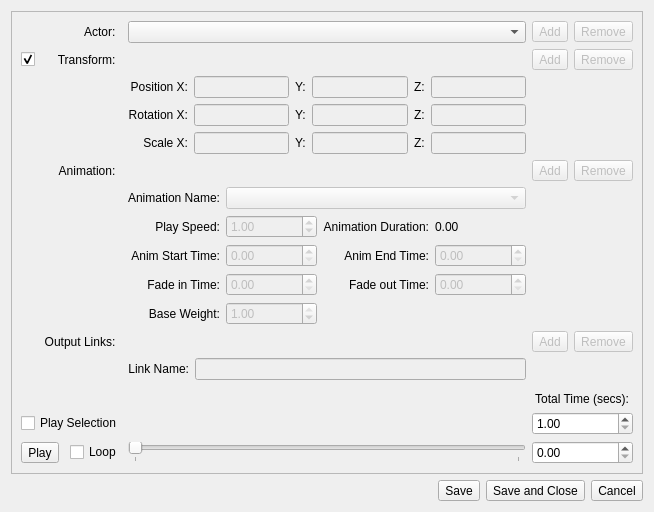
<?xml version="1.0" encoding="UTF-8"?>
<ui version="4.0">
 <class>CinematicEditor</class>
 <widget class="QWidget" name="CinematicEditor">
  <property name="enabled">
   <bool>true</bool>
  </property>
  <property name="geometry">
   <rect>
    <x>0</x>
    <y>0</y>
    <width>654</width>
    <height>490</height>
   </rect>
  </property>
  <property name="mouseTracking">
   <bool>false</bool>
  </property>
  <property name="windowTitle">
   <string>Cinematic Editor</string>
  </property>
  <layout class="QGridLayout" name="gridLayout_2">
   <item row="0" column="0">
    <layout class="QHBoxLayout" name="horizontalLayout">
     <property name="topMargin">
      <number>0</number>
     </property>
     <item>
      <widget class="QFrame" name="mEventFrame">
       <property name="frameShape">
        <enum>QFrame::StyledPanel</enum>
       </property>
       <property name="frameShadow">
        <enum>QFrame::Raised</enum>
       </property>
       <layout class="QGridLayout" name="gridLayout">
        <item row="10" column="4">
         <widget class="EventTrackWidget" name="mSelectionTrack" native="true">
          <property name="minimumSize">
           <size>
            <width>0</width>
            <height>20</height>
           </size>
          </property>
         </widget>
        </item>
        <item row="4" column="4">
         <widget class="EventTrackWidget" name="mAnimationTrack" native="true">
          <property name="enabled">
           <bool>false</bool>
          </property>
          <property name="minimumSize">
           <size>
            <width>0</width>
            <height>20</height>
           </size>
          </property>
         </widget>
        </item>
        <item row="11" column="2">
         <widget class="QCheckBox" name="mLoopFlag">
          <property name="text">
           <string>Loop</string>
          </property>
         </widget>
        </item>
        <item row="10" column="0" colspan="3">
         <widget class="QCheckBox" name="mPlaySelectionFlag">
          <property name="text">
           <string>Play Selection</string>
          </property>
          <property name="autoRepeat">
           <bool>false</bool>
          </property>
          <property name="tristate">
           <bool>false</bool>
          </property>
         </widget>
        </item>
        <item row="4" column="0" colspan="3">
         <widget class="QLabel" name="label_2">
          <property name="text">
           <string>Animation:  </string>
          </property>
          <property name="alignment">
           <set>Qt::AlignRight|Qt::AlignTrailing|Qt::AlignVCenter</set>
          </property>
         </widget>
        </item>
        <item row="11" column="4">
         <widget class="QSlider" name="mTimeSlider">
          <property name="minimumSize">
           <size>
            <width>0</width>
            <height>20</height>
           </size>
          </property>
          <property name="maximum">
           <number>1000</number>
          </property>
          <property name="singleStep">
           <number>1000</number>
          </property>
          <property name="pageStep">
           <number>10000</number>
          </property>
          <property name="orientation">
           <enum>Qt::Horizontal</enum>
          </property>
          <property name="invertedAppearance">
           <bool>false</bool>
          </property>
          <property name="tickPosition">
           <enum>QSlider::TicksBelow</enum>
          </property>
          <property name="tickInterval">
           <number>1000</number>
          </property>
         </widget>
        </item>
        <item row="1" column="4">
         <widget class="EventTrackWidget" name="mTransformTrack" native="true">
          <property name="enabled">
           <bool>false</bool>
          </property>
          <property name="minimumSize">
           <size>
            <width>0</width>
            <height>20</height>
           </size>
          </property>
         </widget>
        </item>
        <item row="1" column="1" colspan="2">
         <widget class="QLabel" name="label_4">
          <property name="sizePolicy">
           <sizepolicy hsizetype="Preferred" vsizetype="Preferred">
            <horstretch>0</horstretch>
            <verstretch>0</verstretch>
           </sizepolicy>
          </property>
          <property name="minimumSize">
           <size>
            <width>0</width>
            <height>0</height>
           </size>
          </property>
          <property name="text">
           <string>Transform:  </string>
          </property>
          <property name="alignment">
           <set>Qt::AlignRight|Qt::AlignTrailing|Qt::AlignVCenter</set>
          </property>
         </widget>
        </item>
        <item row="1" column="6">
         <widget class="QToolButton" name="mAddTransformButton">
          <property name="enabled">
           <bool>false</bool>
          </property>
          <property name="text">
           <string>Add</string>
          </property>
         </widget>
        </item>
        <item row="1" column="7">
         <widget class="QToolButton" name="mRemoveTransformButton">
          <property name="enabled">
           <bool>false</bool>
          </property>
          <property name="text">
           <string>Remove</string>
          </property>
         </widget>
        </item>
        <item row="0" column="4">
         <widget class="QComboBox" name="mActorCombo">
          <property name="sizePolicy">
           <sizepolicy hsizetype="Expanding" vsizetype="Fixed">
            <horstretch>0</horstretch>
            <verstretch>0</verstretch>
           </sizepolicy>
          </property>
          <property name="minimumSize">
           <size>
            <width>0</width>
            <height>0</height>
           </size>
          </property>
         </widget>
        </item>
        <item row="0" column="0" colspan="3">
         <widget class="QLabel" name="label_3">
          <property name="text">
           <string>  Actor:  </string>
          </property>
          <property name="alignment">
           <set>Qt::AlignRight|Qt::AlignTrailing|Qt::AlignVCenter</set>
          </property>
         </widget>
        </item>
        <item row="0" column="6">
         <widget class="QToolButton" name="mAddActorButton">
          <property name="enabled">
           <bool>false</bool>
          </property>
          <property name="text">
           <string>Add</string>
          </property>
         </widget>
        </item>
        <item row="0" column="7">
         <widget class="QToolButton" name="mRemoveActorButton">
          <property name="enabled">
           <bool>false</bool>
          </property>
          <property name="text">
           <string>Remove</string>
          </property>
         </widget>
        </item>
        <item row="8" column="4">
         <spacer name="verticalSpacer">
          <property name="orientation">
           <enum>Qt::Vertical</enum>
          </property>
          <property name="sizeHint" stdset="0">
           <size>
            <width>20</width>
            <height>40</height>
           </size>
          </property>
         </spacer>
        </item>
        <item row="9" column="6" colspan="2">
         <widget class="QLabel" name="label">
          <property name="sizePolicy">
           <sizepolicy hsizetype="Preferred" vsizetype="Fixed">
            <horstretch>0</horstretch>
            <verstretch>0</verstretch>
           </sizepolicy>
          </property>
          <property name="minimumSize">
           <size>
            <width>0</width>
            <height>20</height>
           </size>
          </property>
          <property name="acceptDrops">
           <bool>false</bool>
          </property>
          <property name="text">
           <string> Total Time (secs):</string>
          </property>
          <property name="alignment">
           <set>Qt::AlignBottom|Qt::AlignLeading|Qt::AlignLeft</set>
          </property>
         </widget>
        </item>
        <item row="4" column="6">
         <widget class="QToolButton" name="mAddAnimationButton">
          <property name="enabled">
           <bool>false</bool>
          </property>
          <property name="text">
           <string>Add</string>
          </property>
         </widget>
        </item>
        <item row="4" column="7">
         <widget class="QToolButton" name="mRemoveAnimationButton">
          <property name="enabled">
           <bool>false</bool>
          </property>
          <property name="text">
           <string>Remove</string>
          </property>
         </widget>
        </item>
        <item row="3" column="4">
         <layout class="QGridLayout" name="mTransformFrame">
          <property name="bottomMargin">
           <number>0</number>
          </property>
          <item row="0" column="0">
           <widget class="QLabel" name="label_5">
            <property name="minimumSize">
             <size>
              <width>0</width>
              <height>0</height>
             </size>
            </property>
            <property name="text">
             <string>Position X:</string>
            </property>
            <property name="alignment">
             <set>Qt::AlignRight|Qt::AlignTrailing|Qt::AlignVCenter</set>
            </property>
           </widget>
          </item>
          <item row="0" column="2">
           <widget class="QLabel" name="label_6">
            <property name="text">
             <string>Y:</string>
            </property>
           </widget>
          </item>
          <item row="0" column="4">
           <widget class="QLabel" name="label_7">
            <property name="text">
             <string>Z:</string>
            </property>
           </widget>
          </item>
          <item row="0" column="1">
           <widget class="QLineEdit" name="mPosXEdit">
            <property name="enabled">
             <bool>false</bool>
            </property>
            <property name="inputMethodHints">
             <set>Qt::ImhPreferNumbers</set>
            </property>
           </widget>
          </item>
          <item row="0" column="3">
           <widget class="QLineEdit" name="mPosYEdit">
            <property name="enabled">
             <bool>false</bool>
            </property>
            <property name="inputMethodHints">
             <set>Qt::ImhPreferNumbers</set>
            </property>
           </widget>
          </item>
          <item row="0" column="5">
           <widget class="QLineEdit" name="mPosZEdit">
            <property name="enabled">
             <bool>false</bool>
            </property>
            <property name="inputMethodHints">
             <set>Qt::ImhPreferNumbers</set>
            </property>
           </widget>
          </item>
          <item row="1" column="0">
           <widget class="QLabel" name="label_8">
            <property name="minimumSize">
             <size>
              <width>0</width>
              <height>0</height>
             </size>
            </property>
            <property name="text">
             <string>Rotation X:</string>
            </property>
            <property name="alignment">
             <set>Qt::AlignRight|Qt::AlignTrailing|Qt::AlignVCenter</set>
            </property>
           </widget>
          </item>
          <item row="1" column="2">
           <widget class="QLabel" name="label_9">
            <property name="text">
             <string>Y:</string>
            </property>
           </widget>
          </item>
          <item row="1" column="4">
           <widget class="QLabel" name="label_10">
            <property name="text">
             <string>Z:</string>
            </property>
           </widget>
          </item>
          <item row="1" column="1">
           <widget class="QLineEdit" name="mRotYEdit">
            <property name="enabled">
             <bool>false</bool>
            </property>
            <property name="inputMethodHints">
             <set>Qt::ImhPreferNumbers</set>
            </property>
           </widget>
          </item>
          <item row="1" column="3">
           <widget class="QLineEdit" name="mRotZEdit">
            <property name="enabled">
             <bool>false</bool>
            </property>
            <property name="inputMethodHints">
             <set>Qt::ImhPreferNumbers</set>
            </property>
           </widget>
          </item>
          <item row="1" column="5">
           <widget class="QLineEdit" name="mRotXEdit">
            <property name="enabled">
             <bool>false</bool>
            </property>
            <property name="inputMethodHints">
             <set>Qt::ImhPreferNumbers</set>
            </property>
           </widget>
          </item>
          <item row="2" column="0">
           <widget class="QLabel" name="label_11">
            <property name="text">
             <string>Scale X:</string>
            </property>
            <property name="alignment">
             <set>Qt::AlignRight|Qt::AlignTrailing|Qt::AlignVCenter</set>
            </property>
           </widget>
          </item>
          <item row="2" column="2">
           <widget class="QLabel" name="label_12">
            <property name="text">
             <string>Y:</string>
            </property>
           </widget>
          </item>
          <item row="2" column="4">
           <widget class="QLabel" name="label_13">
            <property name="text">
             <string>Z:</string>
            </property>
           </widget>
          </item>
          <item row="2" column="1">
           <widget class="QLineEdit" name="mScaleXEdit">
            <property name="enabled">
             <bool>false</bool>
            </property>
            <property name="inputMethodHints">
             <set>Qt::ImhPreferNumbers</set>
            </property>
           </widget>
          </item>
          <item row="2" column="3">
           <widget class="QLineEdit" name="mScaleYEdit">
            <property name="enabled">
             <bool>false</bool>
            </property>
            <property name="inputMethodHints">
             <set>Qt::ImhPreferNumbers</set>
            </property>
           </widget>
          </item>
          <item row="2" column="5">
           <widget class="QLineEdit" name="mScaleZEdit">
            <property name="enabled">
             <bool>false</bool>
            </property>
            <property name="inputMethodHints">
             <set>Qt::ImhPreferNumbers</set>
            </property>
           </widget>
          </item>
         </layout>
        </item>
        <item row="6" column="0" colspan="3">
         <widget class="QLabel" name="label_14">
          <property name="text">
           <string>Output Links:  </string>
          </property>
          <property name="alignment">
           <set>Qt::AlignRight|Qt::AlignTrailing|Qt::AlignVCenter</set>
          </property>
         </widget>
        </item>
        <item row="6" column="4">
         <widget class="EventTrackWidget" name="mOutputTrack" native="true">
          <property name="enabled">
           <bool>true</bool>
          </property>
          <property name="minimumSize">
           <size>
            <width>0</width>
            <height>20</height>
           </size>
          </property>
         </widget>
        </item>
        <item row="6" column="6">
         <widget class="QToolButton" name="mAddOutputButton">
          <property name="enabled">
           <bool>false</bool>
          </property>
          <property name="text">
           <string>Add</string>
          </property>
         </widget>
        </item>
        <item row="6" column="7">
         <widget class="QToolButton" name="mRemoveOutputButton">
          <property name="enabled">
           <bool>false</bool>
          </property>
          <property name="text">
           <string>Remove</string>
          </property>
         </widget>
        </item>
        <item row="7" column="4">
         <layout class="QGridLayout" name="gridLayout_3">
          <item row="0" column="0">
           <widget class="QLabel" name="label_15">
            <property name="text">
             <string>Link Name:</string>
            </property>
            <property name="alignment">
             <set>Qt::AlignRight|Qt::AlignTrailing|Qt::AlignVCenter</set>
            </property>
           </widget>
          </item>
          <item row="0" column="1">
           <widget class="QLineEdit" name="mOutputNameEdit">
            <property name="enabled">
             <bool>false</bool>
            </property>
           </widget>
          </item>
         </layout>
        </item>
        <item row="10" column="6" colspan="2">
         <widget class="QDoubleSpinBox" name="mTotalTimeEdit">
          <property name="alignment">
           <set>Qt::AlignLeading|Qt::AlignLeft|Qt::AlignVCenter</set>
          </property>
          <property name="decimals">
           <number>2</number>
          </property>
          <property name="minimum">
           <double>1.000000000000000</double>
          </property>
          <property name="maximum">
           <double>1000.000000000000000</double>
          </property>
          <property name="singleStep">
           <double>0.010000000000000</double>
          </property>
          <property name="value">
           <double>1.000000000000000</double>
          </property>
         </widget>
        </item>
        <item row="11" column="6" colspan="2">
         <widget class="QDoubleSpinBox" name="mCurrentTimeEdit">
          <property name="maximum">
           <double>1000.000000000000000</double>
          </property>
          <property name="singleStep">
           <double>0.010000000000000</double>
          </property>
         </widget>
        </item>
        <item row="5" column="4">
         <layout class="QGridLayout" name="gridLayout_4">
          <item row="0" column="0">
           <widget class="QLabel" name="label_16">
            <property name="text">
             <string>Animation Name:</string>
            </property>
            <property name="alignment">
             <set>Qt::AlignRight|Qt::AlignTrailing|Qt::AlignVCenter</set>
            </property>
           </widget>
          </item>
          <item row="0" column="1" colspan="3">
           <widget class="QComboBox" name="mAnimationCombo">
            <property name="enabled">
             <bool>false</bool>
            </property>
           </widget>
          </item>
          <item row="3" column="0">
           <widget class="QLabel" name="label_17">
            <property name="text">
             <string>Fade in Time:</string>
            </property>
            <property name="alignment">
             <set>Qt::AlignRight|Qt::AlignTrailing|Qt::AlignVCenter</set>
            </property>
           </widget>
          </item>
          <item row="3" column="1">
           <widget class="QDoubleSpinBox" name="mAnimationFadeInTimeEdit">
            <property name="enabled">
             <bool>false</bool>
            </property>
            <property name="singleStep">
             <double>0.010000000000000</double>
            </property>
           </widget>
          </item>
          <item row="3" column="2">
           <widget class="QLabel" name="label_18">
            <property name="text">
             <string>Fade out Time:</string>
            </property>
            <property name="alignment">
             <set>Qt::AlignRight|Qt::AlignTrailing|Qt::AlignVCenter</set>
            </property>
           </widget>
          </item>
          <item row="3" column="3">
           <widget class="QDoubleSpinBox" name="mAnimationFadeOutTimeEdit">
            <property name="enabled">
             <bool>false</bool>
            </property>
            <property name="singleStep">
             <double>0.010000000000000</double>
            </property>
           </widget>
          </item>
          <item row="2" column="0">
           <widget class="QLabel" name="label_19">
            <property name="text">
             <string>Anim Start Time:</string>
            </property>
            <property name="alignment">
             <set>Qt::AlignRight|Qt::AlignTrailing|Qt::AlignVCenter</set>
            </property>
           </widget>
          </item>
          <item row="2" column="1">
           <widget class="QDoubleSpinBox" name="mAnimationStartTimeEdit">
            <property name="enabled">
             <bool>false</bool>
            </property>
            <property name="singleStep">
             <double>0.010000000000000</double>
            </property>
           </widget>
          </item>
          <item row="2" column="3">
           <widget class="QDoubleSpinBox" name="mAnimationEndTimeEdit">
            <property name="enabled">
             <bool>false</bool>
            </property>
            <property name="singleStep">
             <double>0.010000000000000</double>
            </property>
           </widget>
          </item>
          <item row="2" column="2">
           <widget class="QLabel" name="label_20">
            <property name="text">
             <string>Anim End Time:</string>
            </property>
            <property name="alignment">
             <set>Qt::AlignRight|Qt::AlignTrailing|Qt::AlignVCenter</set>
            </property>
           </widget>
          </item>
          <item row="1" column="1">
           <widget class="QDoubleSpinBox" name="mAnimationSpeedEdit">
            <property name="enabled">
             <bool>false</bool>
            </property>
            <property name="minimum">
             <double>0.010000000000000</double>
            </property>
            <property name="singleStep">
             <double>0.010000000000000</double>
            </property>
            <property name="value">
             <double>1.000000000000000</double>
            </property>
           </widget>
          </item>
          <item row="1" column="0">
           <widget class="QLabel" name="label_21">
            <property name="text">
             <string>Play Speed:</string>
            </property>
            <property name="alignment">
             <set>Qt::AlignRight|Qt::AlignTrailing|Qt::AlignVCenter</set>
            </property>
           </widget>
          </item>
          <item row="1" column="2">
           <widget class="QLabel" name="label_22">
            <property name="text">
             <string>Animation Duration:</string>
            </property>
            <property name="alignment">
             <set>Qt::AlignRight|Qt::AlignTrailing|Qt::AlignVCenter</set>
            </property>
           </widget>
          </item>
          <item row="1" column="3">
           <widget class="QLabel" name="mAnimationDurationText">
            <property name="text">
             <string>0.00</string>
            </property>
           </widget>
          </item>
          <item row="4" column="0">
           <widget class="QLabel" name="label_23">
            <property name="text">
             <string>Base Weight:</string>
            </property>
            <property name="alignment">
             <set>Qt::AlignRight|Qt::AlignTrailing|Qt::AlignVCenter</set>
            </property>
           </widget>
          </item>
          <item row="4" column="1">
           <widget class="QDoubleSpinBox" name="mAnimationWeightEdit">
            <property name="enabled">
             <bool>false</bool>
            </property>
            <property name="maximum">
             <double>1.000000000000000</double>
            </property>
            <property name="singleStep">
             <double>0.010000000000000</double>
            </property>
            <property name="value">
             <double>1.000000000000000</double>
            </property>
           </widget>
          </item>
         </layout>
        </item>
        <item row="11" column="0" colspan="2">
         <widget class="QToolButton" name="mPlayButton">
          <property name="text">
           <string>Play</string>
          </property>
         </widget>
        </item>
        <item row="1" column="0">
         <widget class="QCheckBox" name="mTransformEnabled">
          <property name="sizePolicy">
           <sizepolicy hsizetype="Minimum" vsizetype="Minimum">
            <horstretch>0</horstretch>
            <verstretch>0</verstretch>
           </sizepolicy>
          </property>
          <property name="text">
           <string/>
          </property>
          <property name="checked">
           <bool>true</bool>
          </property>
         </widget>
        </item>
       </layout>
      </widget>
     </item>
    </layout>
   </item>
   <item row="1" column="0">
    <layout class="QHBoxLayout" name="horizontalLayout_2">
     <property name="bottomMargin">
      <number>0</number>
     </property>
     <item>
      <spacer name="horizontalSpacer">
       <property name="orientation">
        <enum>Qt::Horizontal</enum>
       </property>
       <property name="sizeHint" stdset="0">
        <size>
         <width>40</width>
         <height>20</height>
        </size>
       </property>
      </spacer>
     </item>
     <item>
      <widget class="QToolButton" name="mSaveButton">
       <property name="text">
        <string>Save</string>
       </property>
      </widget>
     </item>
     <item>
      <widget class="QToolButton" name="mSaveAndCloseButton">
       <property name="text">
        <string>Save and Close</string>
       </property>
      </widget>
     </item>
     <item>
      <widget class="QToolButton" name="mCancelButton">
       <property name="text">
        <string>Cancel</string>
       </property>
      </widget>
     </item>
    </layout>
   </item>
  </layout>
 </widget>
 <customwidgets>
  <customwidget>
   <class>EventTrackWidget</class>
   <extends>QWidget</extends>
   <header location="global">EventTrackWidget.h</header>
   <container>1</container>
  </customwidget>
 </customwidgets>
 <resources/>
 <connections/>
</ui>
